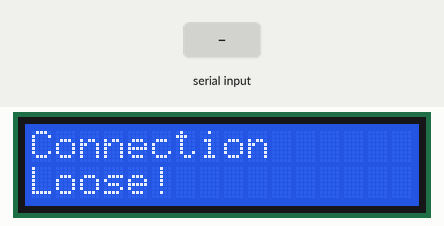
A sketch run on a simulated Arduino Uno, built with avr-gcc and run on an emulated ATmega328P. Parts: 16×2 character LCD. The inputs (shaded band) are chosen by the test bench.

Above: at 1.2 s.
1.3 s: "1" received over the second serial link
At 2.14 s:
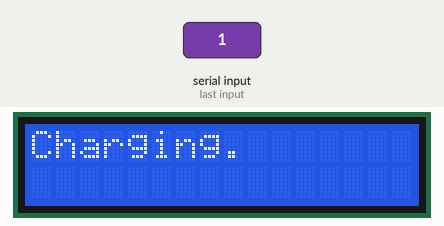
Timing chart, 0 to 4.3 s (numbered marks = the images above; inputs shaded):
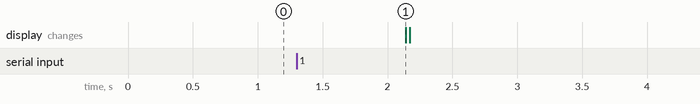

The sketch:

nano_gps_runner.ino
```cpp
// include the SoftwareSerial library so you can use its functions:
#include <SoftwareSerial.h>
#include <LiquidCrystal_I2C.h>

#define rxPin 2
#define txPin 3

// set up a new serial port
LiquidCrystal_I2C lcd = LiquidCrystal_I2C(0x27, 16, 2);
SoftwareSerial mySerial =  SoftwareSerial(rxPin, txPin);

void setup()  {
  pinMode(rxPin, INPUT);
  pinMode(txPin, OUTPUT);
  mySerial.begin(9600);
  lcd.init();
  lcd.backlight();
}

void loop() {
  lcd.clear();
  lcd.print("Charging.");
  while(mySerial.available()>0){
      mySerial.read();
      delay(14);
  }
  lcd.clear();
  lcd.setCursor(0,0);
  lcd.print("Connection ");
  lcd.setCursor(0,1);
  lcd.print("Loose!");
  delay(1000);
}
```

Measured:
- after the input at 1.3 s, the display: changes after 0.84 s (image 1)
